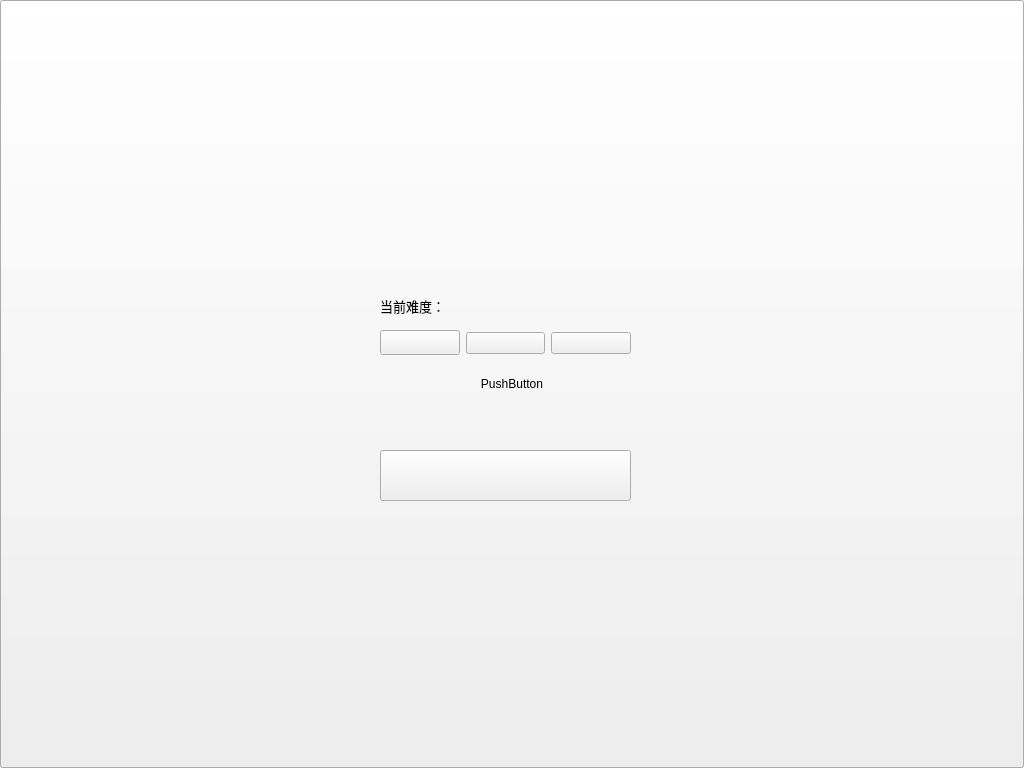
<?xml version="1.0" encoding="UTF-8"?>
<ui version="4.0">
 <class>SettingWidget</class>
 <widget class="QWidget" name="SettingWidget">
  <property name="geometry">
   <rect>
    <x>0</x>
    <y>0</y>
    <width>1024</width>
    <height>768</height>
   </rect>
  </property>
  <property name="windowTitle">
   <string>Form</string>
  </property>
  <widget class="QLabel" name="backgroundLabel">
   <property name="geometry">
    <rect>
     <x>312</x>
     <y>184</y>
     <width>400</width>
     <height>401</height>
    </rect>
   </property>
   <property name="text">
    <string/>
   </property>
   <property name="pixmap">
    <pixmap resource="pic.qrc">:/pic/Setting/headerless bkg.png</pixmap>
   </property>
  </widget>
  <widget class="QLabel" name="difficultyLabel">
   <property name="geometry">
    <rect>
     <x>380</x>
     <y>290</y>
     <width>91</width>
     <height>31</height>
    </rect>
   </property>
   <property name="font">
    <font>
     <family>微软雅黑</family>
     <pointsize>10</pointsize>
     <weight>50</weight>
     <bold>false</bold>
    </font>
   </property>
   <property name="text">
    <string>当前难度：</string>
   </property>
  </widget>
  <widget class="QWidget" name="widget" native="true">
   <property name="geometry">
    <rect>
     <x>380</x>
     <y>320</y>
     <width>251</width>
     <height>46</height>
    </rect>
   </property>
   <layout class="QHBoxLayout" name="horizontalLayout">
    <item>
     <widget class="HoverButton" name="easyDifficulty">
      <property name="font">
       <font>
        <family>微软雅黑</family>
       </font>
      </property>
      <property name="text">
       <string/>
      </property>
     </widget>
    </item>
    <item>
     <widget class="HoverButton" name="defaultDifficulty">
      <property name="text">
       <string/>
      </property>
     </widget>
    </item>
    <item>
     <widget class="HoverButton" name="hardDifficulty">
      <property name="text">
       <string/>
      </property>
     </widget>
    </item>
   </layout>
  </widget>
  <widget class="HoverButton" name="button">
   <property name="geometry">
    <rect>
     <x>380</x>
     <y>450</y>
     <width>251</width>
     <height>51</height>
    </rect>
   </property>
   <property name="sizePolicy">
    <sizepolicy hsizetype="Fixed" vsizetype="Fixed">
     <horstretch>0</horstretch>
     <verstretch>0</verstretch>
    </sizepolicy>
   </property>
   <property name="text">
    <string/>
   </property>
  </widget>
  <widget class="QPushButton" name="mask">
   <property name="enabled">
    <bool>true</bool>
   </property>
   <property name="geometry">
    <rect>
     <x>0</x>
     <y>0</y>
     <width>1024</width>
     <height>768</height>
    </rect>
   </property>
   <property name="text">
    <string>PushButton</string>
   </property>
  </widget>
  <zorder>mask</zorder>
  <zorder>backgroundLabel</zorder>
  <zorder>difficultyLabel</zorder>
  <zorder>widget</zorder>
  <zorder>button</zorder>
 </widget>
 <customwidgets>
  <customwidget>
   <class>HoverButton</class>
   <extends>QPushButton</extends>
   <header location="global">hoverbutton.h</header>
  </customwidget>
 </customwidgets>
 <resources>
  <include location="pic.qrc"/>
 </resources>
 <connections/>
</ui>
